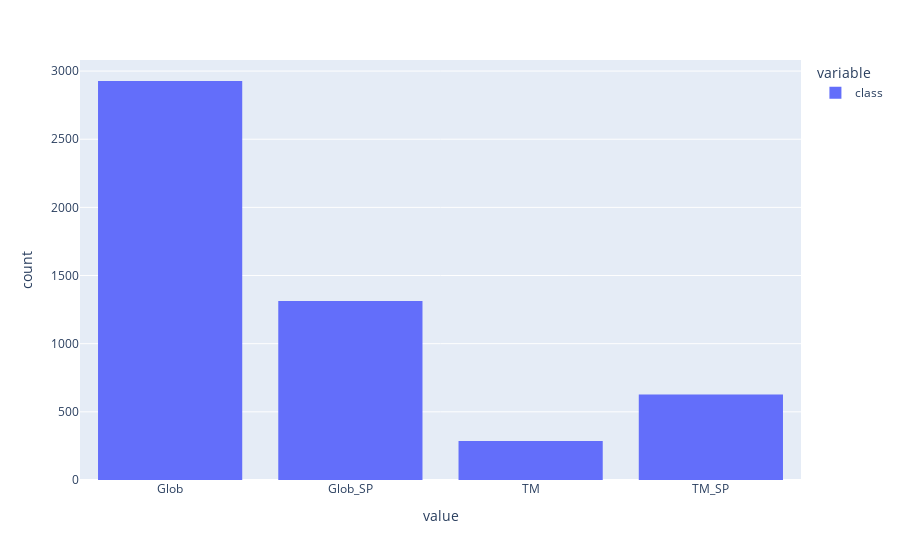

The code cell stored with this chart in its notebook:
### Code cell
px.histogram(df["class"])

### Figure 1 — Plotly figure (JSON) as saved in the notebook; plotly's stock layout.template omitted (floating-point values rounded to 4 significant figures; data arrays with more than 128 entries replaced by an {"elided": "..."} marker saying what was removed)
{"data": [{"alignmentgroup": "True", "bingroup": "x", "hovertemplate": "variable=class<br>value=%{x}<br>count=%{y}<extra></extra>", "legendgroup": "class", "marker": {"color": "#636efa", "pattern": {"shape": ""}}, "name": "class", "offsetgroup": "class", "orientation": "v", "showlegend": true, "type": "histogram", "x": {"elided": "5154 str values"}, "xaxis": "x", "yaxis": "y"}], "layout": {"barmode": "relative", "legend": {"title": {"text": "variable"}, "tracegroupgap": 0}, "margin": {"t": 60}, "xaxis": {"anchor": "y", "domain": [0, 1], "title": {"text": "value"}}, "yaxis": {"anchor": "x", "domain": [0, 1], "title": {"text": "count"}}}}
